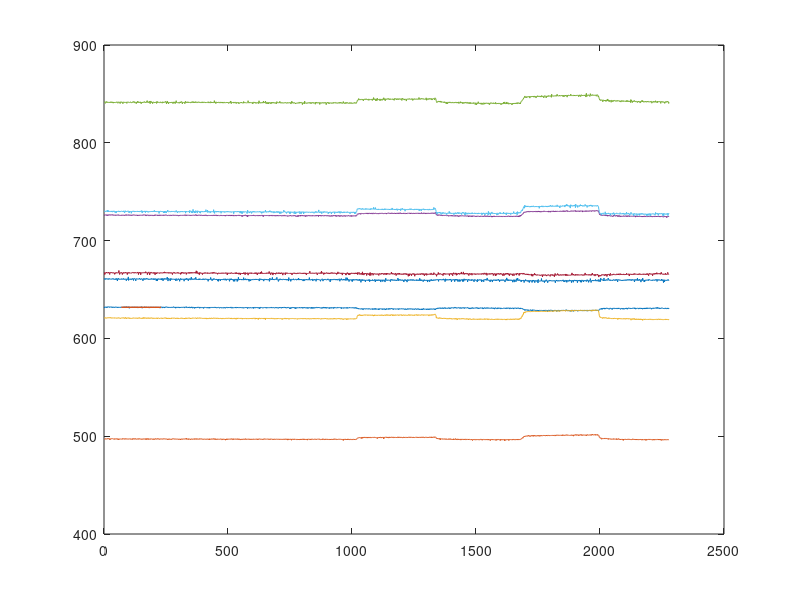

This figure's MATLAB source: (Note: this script raises an error after producing the figure.)
clear; 
clc;

fileID = fopen('Sensor18_x7_y1.5.txt','r');
formatSpec = '%f %f %f %f %f %f %f %f %f';
A = textscan(fileID, formatSpec, 'Delimiter', {'*'});
Data = cell2mat(A);

justTheData = Data(:,2:9);

MatNum = 0;
DelimiterLine = [];


for lineCount = 1:size(Data,1)
    if isnan(Data(lineCount,1)) == 1
        MatNum = MatNum + 1;
        DelimiterLine = [DelimiterLine, lineCount];
    end
end

startvalues = zeros(1,8);



for i = 1:8
    
startvalues(i) = mean(justTheData(1:3,i));
plot(1:size(Data,1),Data(:,i+1))
hold on
end


pulses = ceil(length(Data)/333);

mini = min(min(justTheData));
maxi = max(max(justTheData));
slope = zeros(pulses,8);
displacements = zeros(pulses,8);
values = zeros(6,8);
xspace = (1:1:300)';
yfit = zeros(300,8);
fits = cell(1,8);

for i = 1:pulses
    for j = 1:8
        center = 150 + (333*(i-1));
        startpoint = center - 80;
        endpoint  = center + 80;
        slope(i,j) = (mean(justTheData(endpoint-5:endpoint+5,j)) - mean(justTheData(startpoint-5:startpoint+5,j)))/160;
        line([startpoint endpoint],[ mean(justTheData(startpoint-5:startpoint+5,j)) (mean(justTheData(endpoint-5:endpoint+5,j)))],'LineWidth',1)
        if i == 1 
            yfit(:,j) = justTheData(1:300,j);
            fits{j} = fit(xspace,yfit(:,j),'poly1');
            plot((1:1:lineCount), fits{j}(1:1:lineCount));
%             line([0 length(Data)],[ startvalues(j) startvalues(j) + slope(1,j)*length(Data)],'LineWidth',1)
        end
    end
    
end

for i = 1:pulses
    for j = 1:8
    displacements(i,j) = slope(1,j)*(167+333*(i-1));
    end
end

fitvals = zeros(1,8);

for i = 1:pulses
    line([167+333*(i-1) 167+333*(i-1)],[mini maxi],'LineWidth',1) 
    for j = 1:8
        fitvals(j) = fits{j}(167+333*(i-1));
    end
    value = mean(justTheData(167+333*(i-1)-5:167+333*(i-1)+5,:)) - fitvals;
%    value = mean(justTheData(167+333*(i-1)-5:167+333*(i-1)+5,:)) - (startvalues + displacements(i,:));
    values(i,:) = value;
end



% 
% f1 = fit(xspace,yfit,'poly2');
% 
% plot((1:1:lineCount), f1(1:1:lineCount));

grid minor;
lgd = legend("1", "2","3", "4", "5", "6", "7", "8");
title(lgd, "Channel No.")
ylabel('Voltage Reading (mV)')
title('Force Baseline Test: Sensor15 Pos3 Take2')


figure 


for i = 0:2:pulses
    values(pulses-i,:) = [];
end

plot(values,'LineWidth',1)
